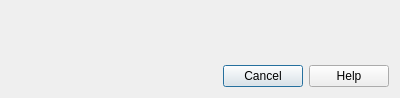
<?xml version="1.0" encoding="UTF-8"?>
<ui version="4.0">
 <class>swUpdateDialog</class>
 <widget class="QDialog" name="swUpdateDialog">
  <property name="whatsThis">
   <string>&lt;p&gt;&lt;b&gt;Check for Updates&lt;/b&gt;&lt;/p&gt;&lt;p&gt;Check online for a newer LeoCAD version and, when an official library is loaded, new pieces. The result appears in this dialog. An internet connection is required.&lt;/p&gt;&lt;p&gt;Use the download link to open the release page in your browser. This dialog does not install updates. Ignore suppresses automatic notifications for this update information; a manual update check still shows the result. Close dismisses the dialog.&lt;/p&gt;</string>
  </property>
  <property name="geometry">
   <rect>
    <x>0</x>
    <y>0</y>
    <width>400</width>
    <height>98</height>
   </rect>
  </property>
  <property name="windowTitle">
   <string>LeoCAD+ Updates</string>
  </property>
  <layout class="QVBoxLayout" name="verticalLayout">
   <item>
    <widget class="QLabel" name="status">
     <property name="toolTip">
      <string>Update-check progress, results, and download links.</string>
     </property>
     <property name="whatsThis">
      <string>&lt;p&gt;&lt;b&gt;Update Status&lt;/b&gt;&lt;/p&gt;&lt;p&gt;Wait for the online check to finish. If an update is available, follow the download link in your browser. A connection error means the check could not complete.&lt;/p&gt;</string>
     </property>
     <property name="accessibleName">
      <string>Update Status</string>
     </property>
     <property name="text">
      <string/>
     </property>
     <property name="textFormat">
      <enum>Qt::TextFormat::RichText</enum>
     </property>
     <property name="openExternalLinks">
      <bool>true</bool>
     </property>
    </widget>
   </item>
   <item>
    <widget class="QDialogButtonBox" name="buttonBox">
     <property name="orientation">
      <enum>Qt::Orientation::Horizontal</enum>
     </property>
     <property name="standardButtons">
      <set>QDialogButtonBox::StandardButton::Cancel|QDialogButtonBox::StandardButton::Help</set>
     </property>
    </widget>
   </item>
  </layout>
 </widget>
 <resources/>
 <connections>
  <connection>
   <sender>buttonBox</sender>
   <signal>accepted()</signal>
   <receiver>swUpdateDialog</receiver>
   <slot>accept()</slot>
   <hints>
    <hint type="sourcelabel">
     <x>248</x>
     <y>254</y>
    </hint>
    <hint type="destinationlabel">
     <x>157</x>
     <y>274</y>
    </hint>
   </hints>
  </connection>
  <connection>
   <sender>buttonBox</sender>
   <signal>rejected()</signal>
   <receiver>swUpdateDialog</receiver>
   <slot>reject()</slot>
   <hints>
    <hint type="sourcelabel">
     <x>316</x>
     <y>260</y>
    </hint>
    <hint type="destinationlabel">
     <x>286</x>
     <y>274</y>
    </hint>
   </hints>
  </connection>
 </connections>
</ui>
